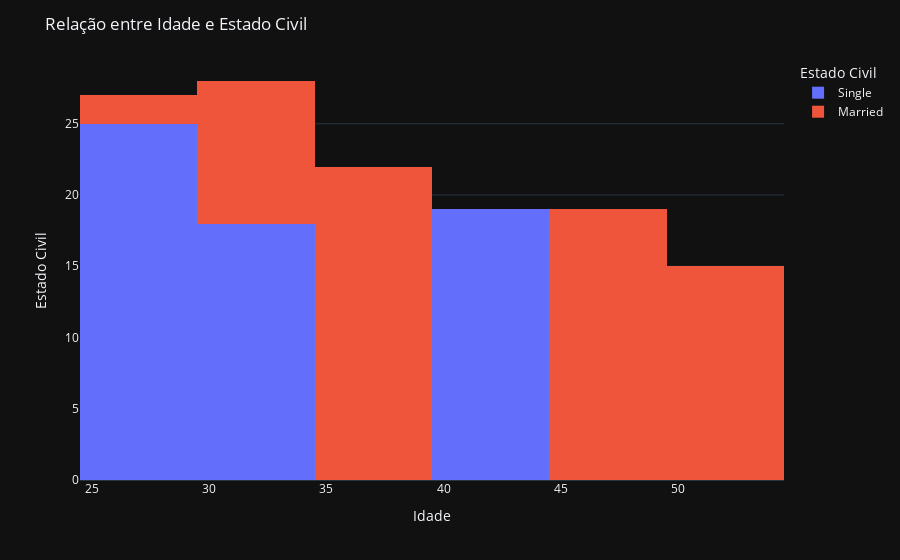

Notebook code for this chart:
### Markdown cell above
**D) Realize a análise Bivariada.
Tente responder as seguintes perguntas com gráficos seguidos de insights:**



*   Existe relação entre a idade e o status civil?
*   Qual a relação entre o score de crédito e o nível de escolaridade?
*  O salário parece influenciar na idade?
* O salário parece influenciar no Score de Crédito?
* Clientes com casa própria tendem a ter um score mais alto?

### Code cell
fig = px.histogram(df, x='Age', color='Marital Status', barmode='stack')

# Layout
fig.update_layout(title='Relação entre Idade e Estado Civil',
                  xaxis_title='Idade',
                  yaxis_title='Estado Civil',
                  legend_title='Estado Civil')
fig.show()

### Figure 1 — Plotly figure (JSON) as saved in the notebook; plotly's stock layout.template omitted (floating-point values rounded to 4 significant figures)
{"data": [{"bingroup": "x", "hovertemplate": "Marital Status=Single<br>Age=%{x}<br>count=%{y}<extra></extra>", "legendgroup": "Single", "marker": {"color": "#636efa", "pattern": {"shape": ""}}, "name": "Single", "orientation": "v", "showlegend": true, "x": [25.0, 40.0, 26.0, 31.0, 43.0, 29.0, 34.0, 44.0, 25.0, 40.0, 26.0, 31.0, 41.0, 27.0, 32.0, 42.0, 28.0, 33.0, 43.0, 29.0, 34.0, 44.0, 25.0, 25.0, 40.0, 26.0, 31.0, 41.0, 27.0, 32.0, 42.0, 28.0, 33.0, 25.0, 40.0, 26.0, 31.0, 41.0, 27.0, 32.0, 42.0, 28.0, 33.0, 43.0, 29.0, 34.0, 44.0, 25.0, 25.0, 28.0, 31.0, 32.0, 25.0, 40.0, 26.0, 31.0, 28.0, 33.0, 43.0, 29.0, 34.0, 44.0], "xaxis": "x", "yaxis": "y", "type": "histogram"}, {"bingroup": "x", "hovertemplate": "Marital Status=Married<br>Age=%{x}<br>count=%{y}<extra></extra>", "legendgroup": "Married", "marker": {"color": "#EF553B", "pattern": {"shape": ""}}, "name": "Married", "orientation": "v", "showlegend": true, "x": [30.0, 35.0, 45.0, 50.0, 48.0, 53.0, 39.0, 49.0, 30.0, 35.0, 45.0, 50.0, 36.0, 46.0, 51.0, 37.0, 47.0, 52.0, 38.0, 48.0, 53.0, 39.0, 49.0, 30.0, 35.0, 30.0, 35.0, 45.0, 50.0, 36.0, 46.0, 51.0, 37.0, 47.0, 52.0, 30.0, 35.0, 45.0, 50.0, 36.0, 46.0, 51.0, 37.0, 47.0, 52.0, 38.0, 48.0, 53.0, 39.0, 49.0, 30.0, 35.0, 30.0, 35.0, 33.0, 26.0, 29.0, 34.0, 30.0, 35.0, 45.0, 50.0, 36.0, 38.0, 48.0, 53.0, 39.0, 49.0], "xaxis": "x", "yaxis": "y", "type": "histogram"}], "layout": {"xaxis": {"anchor": "y", "domain": [0.0, 1.0], "title": {"text": "Idade"}}, "yaxis": {"anchor": "x", "domain": [0.0, 1.0], "title": {"text": "Estado Civil"}}, "legend": {"title": {"text": "Estado Civil"}, "tracegroupgap": 0}, "margin": {"t": 60}, "barmode": "stack", "title": {"text": "Relação entre Idade e Estado Civil"}}}
